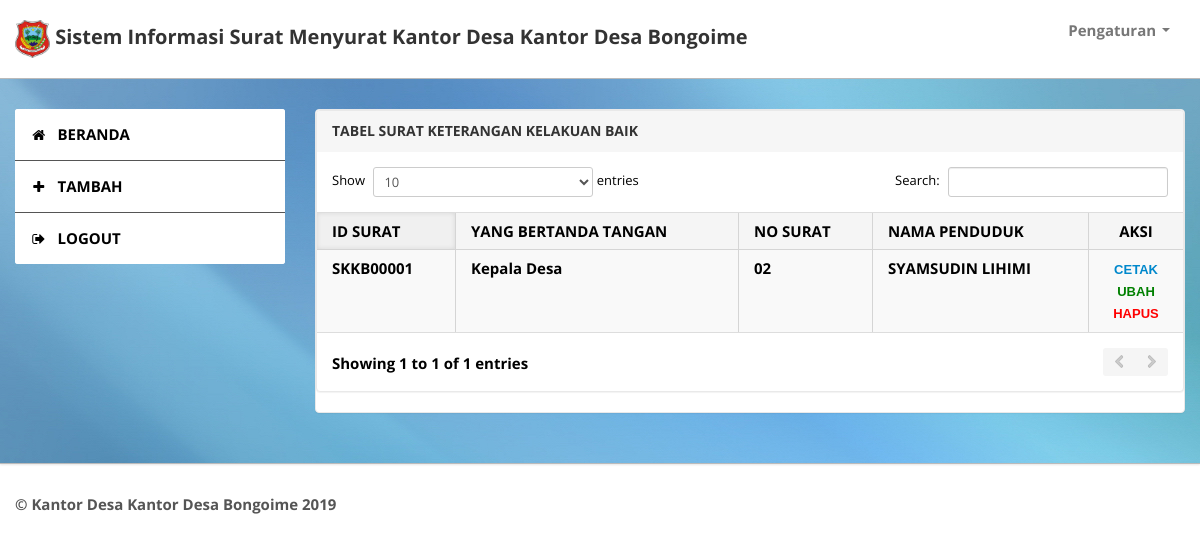
Page /tabel-skkb.php (signed in) on the committed database.
### tables this page shows
CREATE TABLE `tbl_instansi` (
  `id_instansi` int(11) NOT NULL,
  `nm` varchar(100) NOT NULL
);

CREATE TABLE `tbl_skkb` (
  `id_skkb` varchar(30) NOT NULL,
  `id_pg` varchar(30) NOT NULL,
  `NIK` varchar(30) NOT NULL,
  `no_surat_skkb` varchar(30) NOT NULL,
  `ket` text NOT NULL
);

CREATE TABLE `tbl_pegawai` (
  `id_pg` varchar(30) NOT NULL,
  `nama` varchar(100) NOT NULL,
  `jk` varchar(25) NOT NULL,
  `jabatan` varchar(100) NOT NULL,
  `alamat_pg` text NOT NULL,
  `notelp` varchar(25) NOT NULL
);

CREATE TABLE `tbl_penduduk` (
  `NIK` varchar(30) NOT NULL,
  `nama_p` varchar(100) NOT NULL,
  `tempat_lahir` varchar(100) NOT NULL,
  `tgl_lahir` date NOT NULL,
  `jenkel` varchar(20) NOT NULL,
  `alamat` text NOT NULL,
  `dusun` varchar(100) NOT NULL,
  `kel_desa` varchar(100) NOT NULL,
  `kecamatan` varchar(100) NOT NULL,
  `agama` varchar(20) NOT NULL,
  `s_nikah` varchar(30) DEFAULT NULL,
  `warga_negara` varchar(100) NOT NULL,
  `pekerjaan` varchar(100) NOT NULL
);

### tabel-skkb.php (the view, shortened to what this page needs)
<?php
if(empty($_SESSION['username'] AND $_SESSION['hak_akses'])){
header("location:index.php");
}else{
?>
<!DOCTYPE html>
<html lang="en">
<head>
	<link type="text/css" href="bootstrap/css/bootstrap.min.css" rel="stylesheet">
	<link type="text/css" href="bootstrap/css/bootstrap-responsive.min.css" rel="stylesheet">
	<link type="text/css" href="css/theme.css" rel="stylesheet">
	<link type="text/css" href="images/icons/css/font-awesome.css" rel="stylesheet">
</head>
<body>
	<div class="navbar navbar-fixed-top">
		<div class="navbar-inner">
			<div class="container">
			  	<a class="brand" href="">
			  	 <img width="35" height="35" src="logodesa/logodesa.png">
			  			<?php
                        $query = mysqli_query($config, "SELECT * FROM tbl_instansi WHERE id_instansi");
                        $data=mysqli_fetch_assoc($query);
                        ?>
                        Sistem Informasi Surat Menyurat <?php echo 'Kantor Desa '.$data['nm']; ?>
			  	</a>
				<div class="nav-collapse collapse navbar-inverse-collapse">
					 <ul class="nav pull-right">
                            <li class="nav-user dropdown"><a href="#" class="dropdown-toggle" data-toggle="dropdown">
                               Pengaturan
                                <b class="caret"></b></a>
                            </li>
                        </ul>
				</div>
			</div>
		</div>
	</div>
	<div class="wrapper">
		<div class="container">
			<div class="row">
				<div class="span3">
					<div class="sidebar">
						<ul class="widget widget-menu unstyled">
                                <li class="active"><a href="halaman-utama.php"><i class="menu-icon icon-home"></i>BERANDA
                                </a></li>
                                <li class="active"><a href="skkb.php"><i class="menu-icon icon-plus"></i>TAMBAH
                                </a></li>
                                <li><a href="logout.php"><i class="menu-icon icon-signout">
                                </i>LOGOUT
                                </a></li>
                            </ul>
					</div>
				</div>
				<div class="span9">
					<div class="content">
						<div class="module">
						<div class="module">
							<div class="module-head">
								<h3>TABEL SURAT KETERANGAN KELAKUAN BAIK</h3>
							</div>
							<div class="module-body table">
								<table cellpadding="0" cellspacing="0" border="0" class="datatable-1 table table-bordered table-striped	 display" width="100%">
									<thead>
										<tr>
											<th>ID SURAT</th>
											<th>YANG BERTANDA TANGAN</th>
											<th>NO SURAT</th>
											<th>NAMA PENDUDUK</th>
											<th><center>AKSI</center></th>
										</tr>
									</thead>
									<tbody>
										<?php
                                           $query = mysqli_query($config, " SELECT * FROM tbl_skkb, tbl_pegawai, tbl_penduduk WHERE tbl_skkb.id_pg=tbl_pegawai.id_pg AND tbl_skkb.NIK=tbl_penduduk.NIK ORDER BY tbl_skkb.id_skkb ASC");
                                                while($data=mysqli_fetch_assoc($query)){
                                                 echo '<tr>';
                                                 echo '<td>'.$data['id_skkb'].'</td>';
                                                 echo '<td>'.$data['jabatan'].'</td>';
                                                 echo '<td>'.$data['no_surat_skkb'].'</td>';
                                                 echo '<td>'.$data['nama_p'].'</td>';
                        						 echo"<td>
                        						 		<center>
                        						 		<a href='cetak-skkb.php?id_skkb=$data[id_skkb]'>
                        						 			<font face='arial' size='2'>
                        						 				CETAK
                        						 			</font>
                        						 		</a>
                        						 		</center>
                        						 		<center>
                        						 		<a href='ubah-skkb.php?id_skkb=$data[id_skkb]'>
                        						 			<font face='arial' size='2' color='green'>
                        						 				UBAH
                        						 			</font>
                        						 		</a>
                        						 		</center>
                        						 		<center>
                        						 		<a href='hapus-skkb.php?id_skkb=$data[id_skkb]'>
                        						 			<font face='arial' size='2' color='red'>
                        						 				HAPUS
                        						 			</font>
                        						 		</a>
                        						 		</center>";
                                                 echo '</tr>';
                                                }
                                            ?>
								</table>
						</div>
							</div>
						</div>
					</div>
				</div>
			</div>
		</div>
	</div>
	<div class="footer">
		<div class="container">
			 <b class="copyright">
                <?php
                $query = mysqli_query($config, "SELECT * FROM tbl_instansi WHERE id_instansi");
                $data=mysqli_fetch_assoc($query);
                ?>
                &copy; <?php echo 'Kantor Desa '.$data['nm'] . " " .date('Y'); ?>
            </b>
		</div>
	</div>
</body>
</html>
<?php
}
?>

### rows in the picture
tbl_instansi: nm "Kantor Desa Bongoime"
tbl_skkb: id_skkb "SKKB00001", id_pg.jabatan "Kepala Desa", no_surat_skkb "02", NIK.nama_p "SYAMSUDIN LIHIMI"
